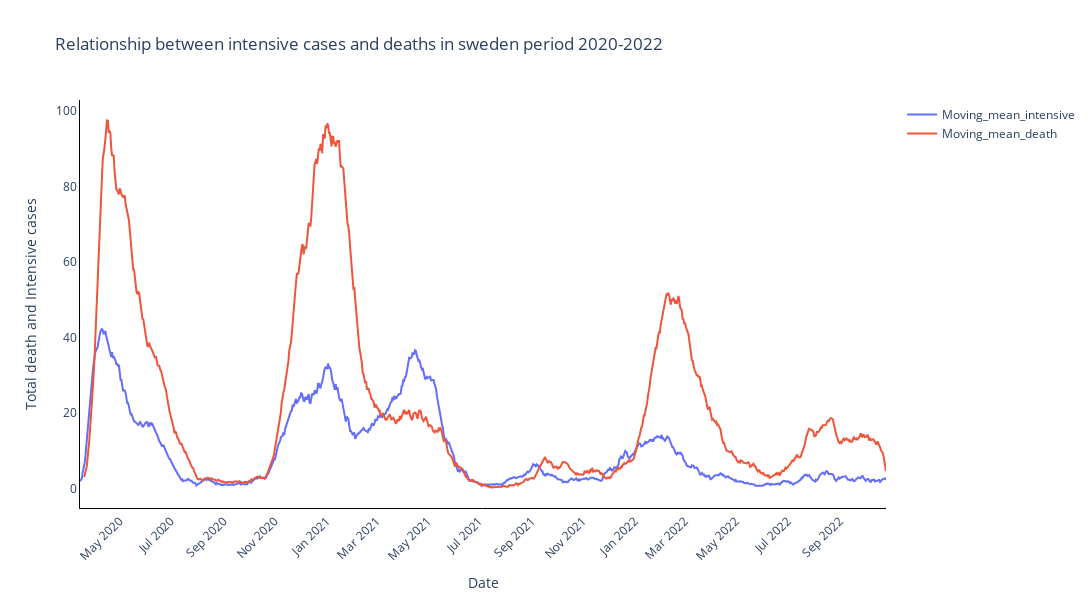

Notebook source saved alongside this figure:
### Code cell
import plotly_express as px
from plotly.subplots import make_subplots
import plotly.graph_objects as go


fig = make_subplots(rows=1, cols=1)
trace1 = px.line(total_intensive_cases_daily_renamed, x='Date',
    y='Moving_mean')
trace2 = px.line(total_death_per_day_renamed, x='Date',
    y='Moving_mean')


trace_list = [trace1, trace2]
y_col = ["Moving_mean_intensive", "Moving_mean_death"]


for i, (item, title) in enumerate(zip(trace_list, y_col)):
    fig.add_trace(go.Scatter( name=title,
                             mode='lines', x=item.data[0]['x'], y=item.data[0]['y'], showlegend=True))


fig['layout'].update(height=600, width=1200,title="Relationship between intensive cases and deaths in sweden period 2020-2022",
                     plot_bgcolor="rgba(255,255,255,0.1)",paper_bgcolor='rgba(255,255,255,0.9)', showlegend=True)
fig.update_yaxes( tickmode='auto', nticks=7, showgrid=False,
                 zeroline=True, linecolor="#000", showline=True, spikecolor="#000000", title="Total death and Intensive cases")
fig.update_xaxes(tickmode='auto', nticks=25, showgrid=False, zeroline=True,title="Date",
                 linecolor="#000", showline=True, spikecolor="#000000", showticklabels=True, tickangle=-45)



fig.show()

### Figure 1 — Plotly figure (JSON) as saved in the notebook; plotly's stock layout.template omitted (floating-point values rounded to 4 significant figures; data arrays with more than 128 entries replaced by an {"elided": "..."} marker saying what was removed)
{"data": [{"mode": "lines", "name": "Moving_mean_intensive", "showlegend": true, "type": "scatter", "x": {"elided": "956 str values"}, "y": {"elided": "956 float values"}}, {"mode": "lines", "name": "Moving_mean_death", "showlegend": true, "type": "scatter", "x": {"elided": "952 str values"}, "y": {"elided": "952 float values"}}], "layout": {"height": 600, "paper_bgcolor": "rgba(255,255,255,0.9)", "plot_bgcolor": "rgba(255,255,255,0.1)", "showlegend": true, "title": {"text": "Relationship between intensive cases and deaths in sweden period 2020-2022"}, "width": 1200, "xaxis": {"anchor": "y", "domain": [0, 1], "linecolor": "#000", "nticks": 25, "showgrid": false, "showline": true, "showticklabels": true, "spikecolor": "#000000", "tickangle": -45, "tickmode": "auto", "title": {"text": "Date"}, "zeroline": true}, "yaxis": {"anchor": "x", "domain": [0, 1], "linecolor": "#000", "nticks": 7, "showgrid": false, "showline": true, "spikecolor": "#000000", "tickmode": "auto", "title": {"text": "Total death and Intensive cases"}, "zeroline": true}}}
